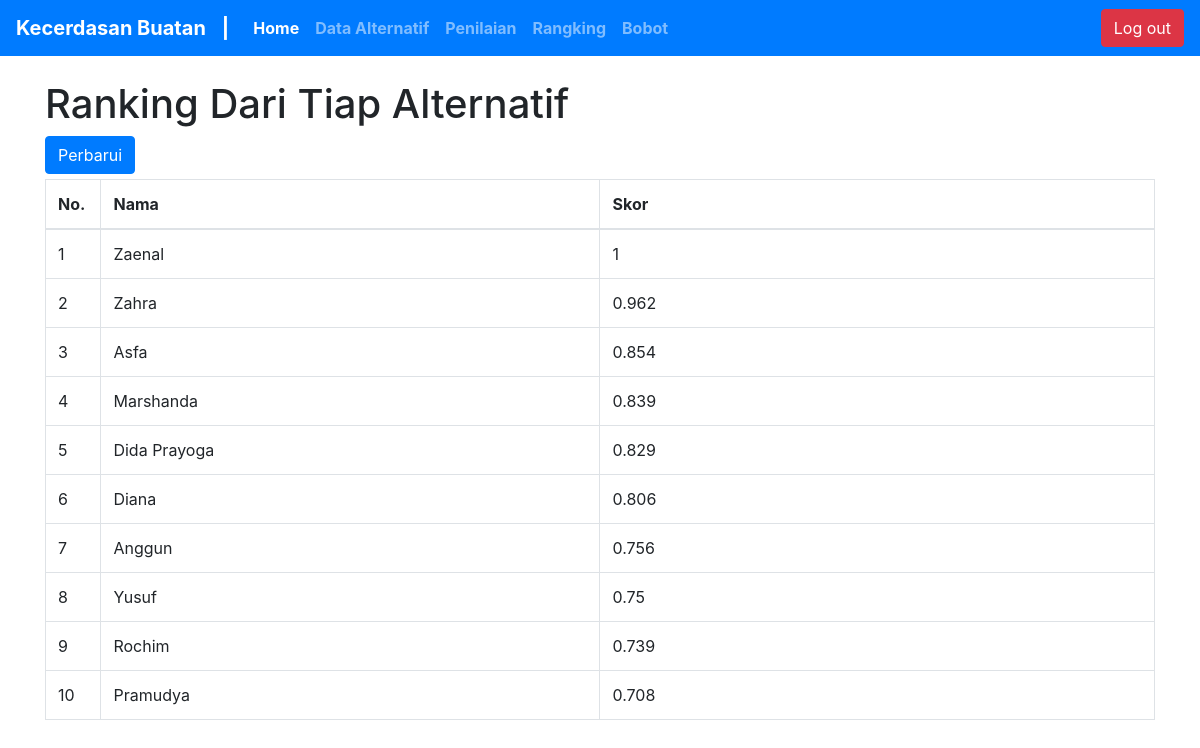
/index.php?halaman=rangking (signed in), run on the app's committed database.
### tables this page shows
CREATE TABLE `tbl_nilai` (
  `id_nilai` int(11) NOT NULL,
  `id_alternatif` int(11) NOT NULL,
  `c1` int(11) NOT NULL,
  `c2` int(11) NOT NULL,
  `c3` int(11) NOT NULL,
  `c4` int(11) NOT NULL,
  `skor` double DEFAULT NULL
);

CREATE TABLE `tbl_alternatif` (
  `id_alternatif` int(11) NOT NULL,
  `nama` varchar(30) NOT NULL,
  `kelas` varchar(60) NOT NULL,
  `nis` varchar(14) NOT NULL
);

### rangking/rangking.php (the view, shortened to what this page needs)
<div class="container my-4">
<h1>Ranking Dari Tiap Alternatif</h1>
<?php
include "koneksi.php";
$sql="select * from tbl_nilai where skor IS NULL";
$hasil=mysqli_query($koneksi,$sql) or die(mysqli_error($koneksi));
if (!$hasil || mysqli_num_rows($hasil)>0) {
?>
//diatas adalah kode untuk penampilan hasil saw nya
 <div class="alert alert-danger alert-dismissible fade show" role="alert">
   <strong>Pesan : </strong> Rangking Perlu diperbarui.
   <button type="button" class="close" data-dismiss="alert" aria-label="Close">
     <span aria-hidden="true">&times;</span>
   </button>
 </div>
 <a href="rangking/aksi_rangking.php"><input style="margin-bottom:5px " class="btn btn-primary" type="button" name="" value="Mulai"></a>
<?php
}else{
 ?>
 <a href="rangking/aksi_rangking.php"><input style="margin-bottom:5px " class="btn btn-primary" type="button" name="" value="Perbarui"></a>
<?php
}
$sql="select `db_spk`.`tbl_alternatif`.`id_alternatif` AS `id_alternatif`,`db_spk`.`tbl_alternatif`.`nama` AS `nama`,`db_spk`.`tbl_nilai`.`id_nilai` AS `id_nilai`,`db_spk`.`tbl_nilai`.`skor` AS `skor` from (`db_spk`.`tbl_alternatif` left join `db_spk`.`tbl_nilai` on((`db_spk`.`tbl_alternatif`.`id_alternatif` = `db_spk`.`tbl_nilai`.`id_alternatif`))) order by skor desc";
$hasil=mysqli_query($koneksi,$sql);
?>
 <table class="table table-bordered">
  <thead>
   <tr style="font-weight: bold">
    <td width="5%">No.</td>
    <td width="45%">Nama</td>
    <td width="50%">Skor</td>
   </tr>
  </thead>
  <tbody>
   <?php
   $no=1;
   while ($row=mysqli_fetch_array($hasil)) {
   ?>
   <tr>
    <td><?php echo $no++?></td>
    <td><?php echo $row['nama']?></td>
    <form action="rangking/aksi_rangking.php" method="POST">
    <td>
     <?php echo $row['skor']?>
    </td>
   </tr>
   <?php
   }
   ?>
  </tbody>
 </table>
</div>

### data on the page
tbl_nilai: id_alternatif.nama "Zaenal", skor "1"
tbl_nilai: id_alternatif.nama "Zahra", skor "0.962"
tbl_nilai: id_alternatif.nama "Asfa", skor "0.854"
tbl_nilai: id_alternatif.nama "Marshanda", skor "0.839"
tbl_nilai: id_alternatif.nama "Dida Prayoga", skor "0.829"
tbl_nilai: id_alternatif.nama "Diana", skor "0.806"
tbl_nilai: id_alternatif.nama "Anggun", skor "0.756"
tbl_nilai: id_alternatif.nama "Yusuf", skor "0.75"
tbl_nilai: id_alternatif.nama "Rochim", skor "0.739"
tbl_nilai: id_alternatif.nama "Pramudya", skor "0.708"
